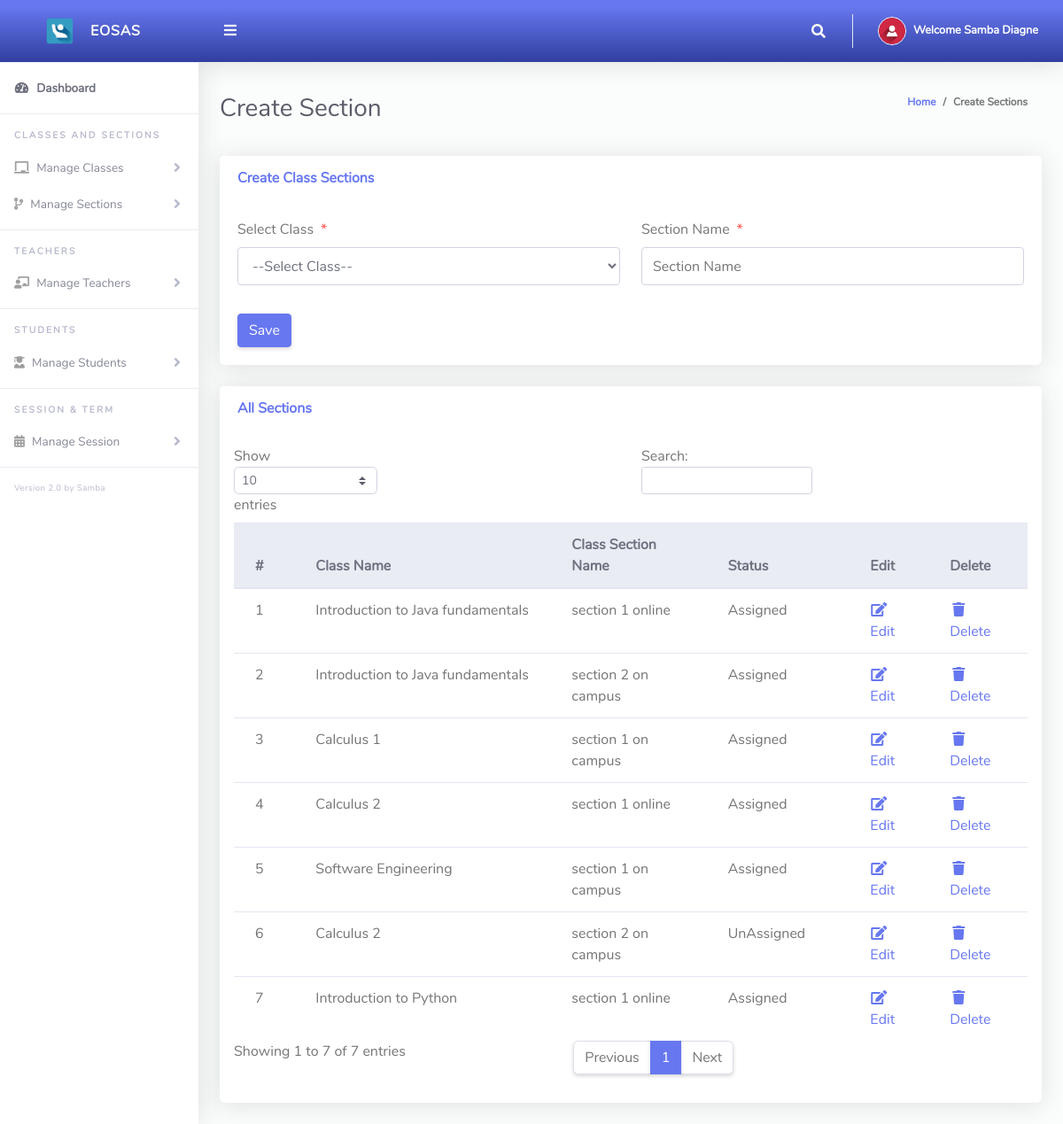
/Admin/createClassArms.php (signed in), run on the app's committed database.
### tables this page shows
CREATE TABLE IF NOT EXISTS `tblclassarms` (
  `Id` int(10) NOT NULL AUTO_INCREMENT,
  `classId` varchar(10) NOT NULL,
  `classArmName` varchar(255) NOT NULL,
  `isAssigned` varchar(10) NOT NULL,
  PRIMARY KEY (`Id`)
);

CREATE TABLE IF NOT EXISTS `tblclass` (
  `Id` int(10) NOT NULL AUTO_INCREMENT,
  `className` varchar(255) NOT NULL,
  PRIMARY KEY (`Id`)
);

### Admin/createClassArms.php (the view, shortened to what this page needs)
<?php
include '../Includes/dbcon.php';
?>
<!DOCTYPE html>
<html lang="en">
<head>
  <link href="../vendor/fontawesome-free/css/all.min.css" rel="stylesheet" type="text/css">
  <link href="../vendor/bootstrap/css/bootstrap.min.css" rel="stylesheet" type="text/css">
  <link href="css/ruang-admin.min.css" rel="stylesheet">
</head>
<body id="page-top">
  <div id="wrapper">
      <?php include "Includes/sidebar.php";?>
    <div id="content-wrapper" class="d-flex flex-column">
      <div id="content">
       <?php include "Includes/topbar.php";?>
        <div class="container-fluid" id="container-wrapper">
          <div class="d-sm-flex align-items-center justify-content-between mb-4">
            <h1 class="h3 mb-0 text-gray-800">Create Section</h1>
            <ol class="breadcrumb">
              <li class="breadcrumb-item"><a href="./">Home</a></li>
              <li class="breadcrumb-item active" aria-current="page">Create Sections</li>
            </ol>
          </div>
          <div class="row">
            <div class="col-lg-12">
              <div class="card mb-4">
                <div class="card-header py-3 d-flex flex-row align-items-center justify-content-between">
                  <h6 class="m-0 font-weight-bold text-primary">Create Class Sections</h6>
                </div>
                <div class="card-body">
                  <form method="post">
                    <div class="form-group row mb-3">
                        <div class="col-xl-6">
                        <label class="form-control-label">Select Class<span class="text-danger ml-2">*</span></label>
                         <?php
                        $qry= "SELECT * FROM tblclass ORDER BY className ASC";
                        $result = $conn->query($qry);
                        $num = $result->num_rows;
                        if ($num > 0){
                          echo ' <select required name="classId" class="form-control mb-3">';
                          echo'<option value="">--Select Class--</option>';
                                  echo '</select>';
                              }
                            ?>
                        </div>
                        <div class="col-xl-6">
                        <label class="form-control-label">Section Name<span class="text-danger ml-2">*</span></label>
                      <input type="text" class="form-control" name="classArmName" value="<?php echo $row['classArmName'];?>" id="exampleInputFirstName" placeholder="Section Name">
                        </div>
                    </div>
                      <?php
                    if (isset($Id))
                    {
                    ?>
                    <button type="submit" name="update" class="btn btn-warning">Update</button>
                    &nbsp;&nbsp;&nbsp;&nbsp;&nbsp;&nbsp;&nbsp;&nbsp;&nbsp;&nbsp;
                    <?php
                    } else {
                    ?>
                    <button type="submit" name="save" class="btn btn-primary">Save</button>
                    <?php
                    }
                    ?>
                  </form>
                </div>
              </div>
                 <div class="row">
              <div class="col-lg-12">
              <div class="card mb-4">
                <div class="card-header py-3 d-flex flex-row align-items-center justify-content-between">
                  <h6 class="m-0 font-weight-bold text-primary">All Sections</h6>
                </div>
                <div class="table-responsive p-3">
                  <table class="table align-items-center table-flush table-hover" id="dataTableHover">
                    <thead class="thead-light">
                      <tr>
                        <th>#</th>
                        <th>Class Name</th>
                        <th>Class Section Name</th>
                         <th>Status</th>
                        <th>Edit</th>
                        <th>Delete</th>
                      </tr>
                    </thead>
                    <tbody>
                  <?php
                      $query = "SELECT tblclassarms.Id,tblclassarms.isAssigned,tblclass.className,tblclassarms.classArmName
                      FROM tblclassarms
                      INNER JOIN tblclass ON tblclass.Id = tblclassarms.classId";
                      $rs = $conn->query($query);
                      $num = $rs->num_rows;
                      $sn=0;
                      $status="";
                      if($num > 0)
                      {
                        while ($rows = $rs->fetch_assoc())
                          {
                              if($rows['isAssigned'] == '1'){$status = "Assigned";}else{$status = "UnAssigned";}
                             $sn = $sn + 1;
                            echo"
                              <tr>
                                <td>".$sn."</td>
                                <td>".$rows['className']."</td>
                                <td>".$rows['classArmName']."</td>
                                <td>".$status."</td>
                                <td><a href='?action=edit&Id=".$rows['Id']."'><i class='fas fa-fw fa-edit'></i>Edit</a></td>
                                <td><a href='?action=delete&Id=".$rows['Id']."'><i class='fas fa-fw fa-trash'></i>Delete</a></td>
                              </tr>";
                          }
                      }
                      else
                      {
                           echo
                           "<div class='alert alert-danger' role='alert'>
                            No Record Found!
                            </div>";
                      }
                      ?>
                    </tbody>
                  </table>
                </div>
              </div>
            </div>
            </div>
          </div>
        </div>
      </div>
    </div>
  </div>
</body>
</html>

### Admin/Includes/topbar.php (shortened to what this page needs)
<?php
  $query = "SELECT * FROM tbladmin WHERE Id = ".$_SESSION['userId']."";
  $rs = $conn->query($query);
  $rows = $rs->fetch_assoc();
  $fullName = $rows['firstName']." ".$rows['lastName'];
?>
<nav class="navbar navbar-expand navbar-light bg-gradient-primary topbar mb-4 static-top">
          <button id="sidebarToggleTop" class="btn btn-link rounded-circle mr-3">
            <i class="fa fa-bars"></i>
          </button>
          <ul class="navbar-nav ml-auto">
            <li class="nav-item dropdown no-arrow">
              <a class="nav-link dropdown-toggle" href="#" id="searchDropdown" role="button" data-toggle="dropdown"
                aria-haspopup="true" aria-expanded="false">
                <i class="fas fa-search fa-fw"></i>
              </a>
            </li>
            <li class="nav-item dropdown no-arrow">
              <a class="nav-link dropdown-toggle" href="#" id="userDropdown" role="button" data-toggle="dropdown"
                aria-haspopup="true" aria-expanded="false">
                <img class="img-profile rounded-circle" src="img/user-icn.png" style="max-width: 60px">
                <span class="ml-2 d-none d-lg-inline text-white small"><b>Welcome <?php echo $fullName;?></b></span>
              </a>
            </li>
          </ul>
        </nav>

### data on the page
tblclassarms: classId.className "Introduction to Java fundamentals", classArmName "section 1 online", isAssigned "Assigned"
tblclassarms: classId.className "Introduction to Java fundamentals", classArmName "section 2 on campus", isAssigned "Assigned"
tblclassarms: classId.className "Calculus 1", classArmName "section 1 on campus", isAssigned "Assigned"
tblclassarms: classId.className "Calculus 2", classArmName "section 1 online", isAssigned "Assigned"
tblclassarms: classId.className "Software Engineering", classArmName "section 1 on campus", isAssigned "Assigned"
tblclassarms: classId.className "Calculus 2", classArmName "section 2 on campus", isAssigned "UnAssigned"
tblclassarms: classId.className "Introduction to Python", classArmName "section 1 online", isAssigned "Assigned"

### other printed values
$fullName "Samba Diagne"
